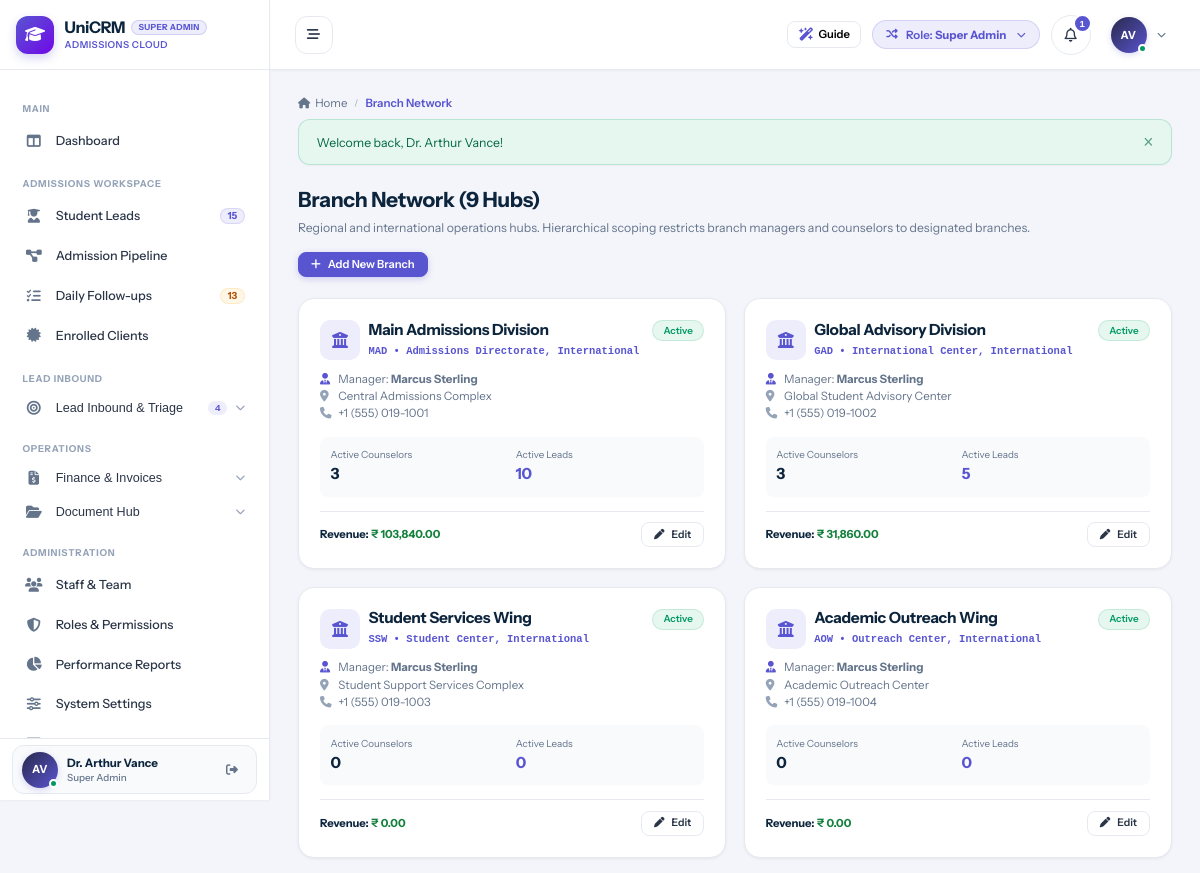
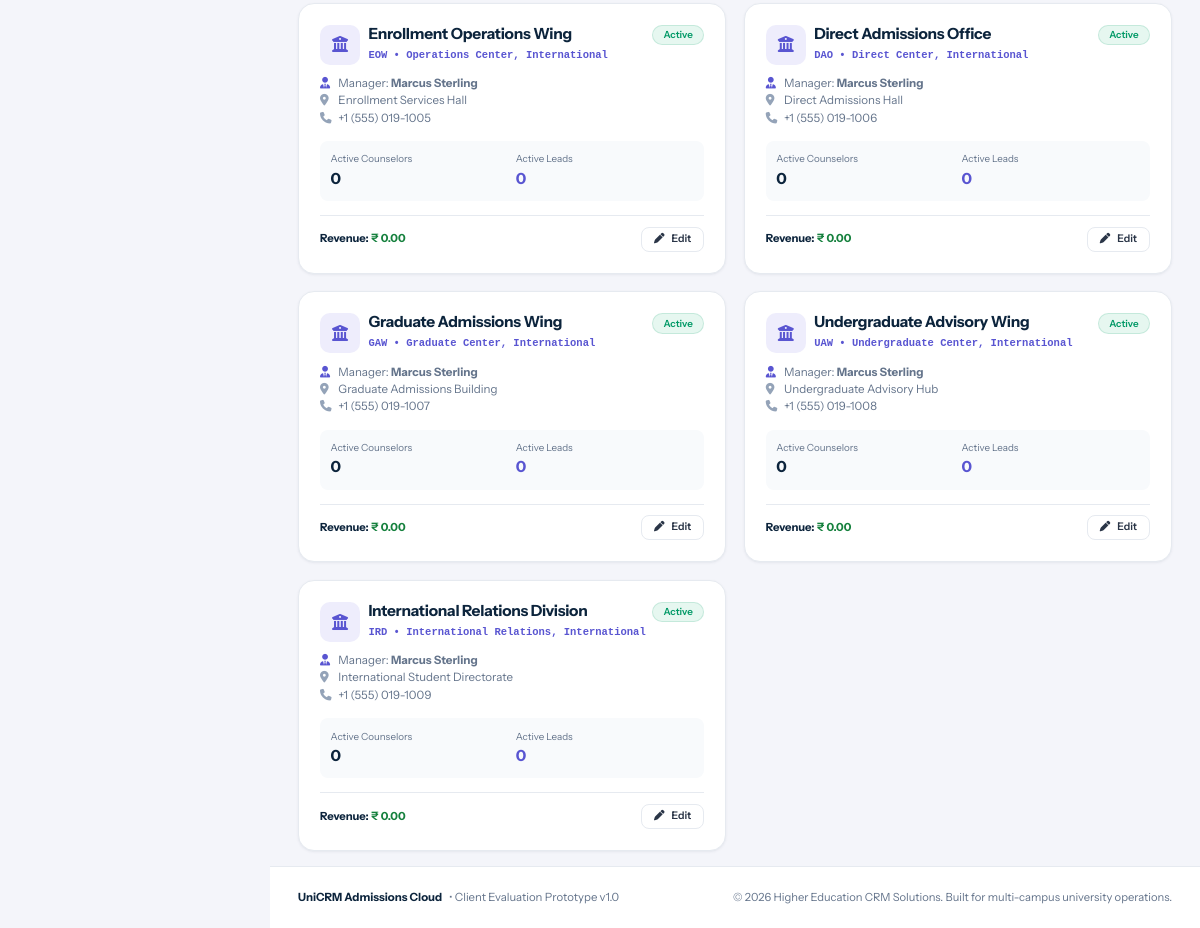
Page /organization/branches.php (signed in) on the committed database (2 pictures, top to bottom).
### tables this page shows
CREATE TABLE `users` (
  `id` int(11) NOT NULL AUTO_INCREMENT,
  `branch_id` int(11) DEFAULT NULL,
  `role_id` int(11) NOT NULL,
  `manager_id` int(11) DEFAULT NULL,
  `reporting_manager_id` int(11) DEFAULT NULL,
  `name` varchar(150) NOT NULL,
  `email` varchar(150) NOT NULL,
  `password` varchar(255) NOT NULL,
  `phone` varchar(50) DEFAULT NULL,
  `designation` varchar(100) DEFAULT NULL,
  `avatar` varchar(255) DEFAULT NULL,
  `status` enum('Active','Inactive') DEFAULT 'Active',
  `created_at` datetime DEFAULT current_timestamp(),
  `updated_at` datetime DEFAULT NULL ON UPDATE current_timestamp(),
  PRIMARY KEY (`id`),
  UNIQUE KEY `email` (`email`),
  KEY `idx_branch` (`branch_id`),
  KEY `idx_role` (`role_id`),
  KEY `idx_manager` (`manager_id`)
);

CREATE TABLE `roles` (
  `id` int(11) NOT NULL AUTO_INCREMENT,
  `name` varchar(50) NOT NULL,
  `label` varchar(100) NOT NULL,
  `description` text DEFAULT NULL,
  `created_at` datetime DEFAULT current_timestamp(),
  PRIMARY KEY (`id`),
  UNIQUE KEY `name` (`name`)
);

CREATE TABLE `branches` (
  `id` int(11) NOT NULL AUTO_INCREMENT,
  `name` varchar(100) NOT NULL,
  `code` varchar(20) NOT NULL,
  `city` varchar(100) NOT NULL,
  `state` varchar(100) NOT NULL DEFAULT 'Kerala',
  `country` varchar(100) NOT NULL DEFAULT 'India',
  `phone` varchar(50) DEFAULT NULL,
  `email` varchar(150) DEFAULT NULL,
  `address` text DEFAULT NULL,
  `manager_id` int(11) DEFAULT NULL,
  `status` enum('Active','Inactive') DEFAULT 'Active',
  `created_at` datetime DEFAULT current_timestamp(),
  `updated_at` datetime DEFAULT NULL ON UPDATE current_timestamp(),
  PRIMARY KEY (`id`),
  UNIQUE KEY `code` (`code`)
);

### organization/branches.php (the view, shortened to what the rows shown need)
<?php
require_once __DIR__ . '/../config/database.php';
require_once __DIR__ . '/../config/helpers.php';
require_once __DIR__ . '/../includes/auth.php';
require_login();
$sql = "
    SELECT b.*, u.name as manager_name,
           (SELECT COUNT(*) FROM users WHERE branch_id = b.id AND status = 'Active') as staff_count,
           (SELECT COUNT(*) FROM leads WHERE branch_id = b.id AND is_archived = 0) as active_leads_count,
           (SELECT COALESCE(SUM(invoiced_total), 0) FROM leads WHERE branch_id = b.id AND is_customer = 1 AND is_archived = 0) as branch_revenue
    FROM branches b
    LEFT JOIN users u ON b.manager_id = u.id
    ORDER BY b.id ASC
";
$branches = $pdo->query($sql)->fetchAll();
include __DIR__ . '/../includes/header.php';
?>
<div class="page-header" style="display:flex; justify-content:space-between; align-items:flex-start; margin-bottom:1.5rem; flex-wrap:wrap; gap:1rem;">
  <div>
    <h1 style="font-size:1.5rem; font-weight:700; color:var(--text-heading); margin:0 0 0.35rem 0;">Branch Network (9 Hubs)</h1>
  </div>
</div>
<div style="display:grid; grid-template-columns:repeat(auto-fit, minmax(320px, 1fr)); gap:1.25rem;">
  <?php foreach ($branches as $b): ?>
    <div class="card" style="padding:1.5rem; display:flex; flex-direction:column; justify-content:space-between;">
      <div>
        <div style="display:flex; justify-content:space-between; align-items:flex-start; margin-bottom:0.75rem;">
          <div style="display:flex; align-items:center; gap:0.6rem;">
            <div style="width:40px; height:40px; border-radius:10px; background:var(--primary-subtle); color:var(--primary); display:flex; align-items:center; justify-content:center; font-size:1.15rem; font-weight:800;">
              <i class="fa-solid fa-building-columns"></i>
            </div>
            <div>
              <h3 style="font-size:1.1rem; font-weight:800; color:var(--text-heading); margin:0; line-height:1.1;">
                <?= htmlspecialchars($b['name']) ?>
              </h3>
              <span style="font-family:monospace; font-size:0.75rem; font-weight:700; color:var(--primary);">
                <?= htmlspecialchars($b['code']) ?> &bull; <?= htmlspecialchars($b['city']) ?>, <?= htmlspecialchars($b['country']) ?>
              </span>
            </div>
          </div>
          <span class="badge <?= $b['status'] === 'Active' ? 'badge-success' : 'badge-danger' ?>" style="font-size:0.7rem;">
            <?= htmlspecialchars($b['status']) ?>
          </span>
        </div>
        <div style="font-size:0.825rem; color:var(--text-muted); line-height:1.5; margin-bottom:1rem;">
          <div><i class="fa-solid fa-user-tie" style="width:16px; color:var(--primary);"></i> Manager: <strong><?= htmlspecialchars($b['manager_name'] ?: 'Pending Assignment') ?></strong></div>
          <div><i class="fa-solid fa-location-dot" style="width:16px; color:var(--text-light);"></i> <?= htmlspecialchars($b['address'] ?: 'Regional Office') ?></div>
          <div><i class="fa-solid fa-phone" style="width:16px; color:var(--text-light);"></i> <?= htmlspecialchars($b['phone'] ?: '+91 484 2900000') ?></div>
        </div>
        <div style="display:grid; grid-template-columns:1fr 1fr; gap:0.5rem; background:var(--bg-subtle); border-radius:8px; padding:0.75rem; font-size:0.8rem; margin-bottom:1rem;">
          <div>
            <span style="color:var(--text-muted); display:block; font-size:0.7rem;">Active Counselors</span>
            <strong style="font-size:1.1rem; color:var(--text-heading);"><?= (int)$b['staff_count'] ?></strong>
          </div>
          <div>
            <span style="color:var(--text-muted); display:block; font-size:0.7rem;">Active Leads</span>
            <strong style="font-size:1.1rem; color:var(--primary);"><?= (int)$b['active_leads_count'] ?></strong>
          </div>
        </div>
      </div>
      <div style="display:flex; justify-content:space-between; align-items:center; border-top:1px solid var(--border-color); padding-top:0.75rem; font-size:0.8rem;">
        <span style="font-weight:700; color:var(--text-heading);">
          Revenue: <span style="color:#15803d;"><?= format_currency($b['branch_revenue']) ?></span>
        </span>
        <?php if (is_super_admin()): ?>
          <button type="button" class="btn btn-outline btn-sm" style="font-size:0.75rem;" onclick="editBranch(<?= htmlspecialchars(json_encode($b)) ?>)">
            <i class="fa-solid fa-pen"></i> Edit
          </button>
        <?php endif; ?>
      </div>
    </div>
  <?php endforeach; ?>
</div>
<?php include __DIR__ . '/../includes/footer.php'; ?>

### includes/header.php (shortened to what the rows shown need)
<?php
require_once __DIR__ . '/auth.php';
$currentUser = current_user();
$unreadNotifCount = $currentUser ? get_unread_notifications_count($currentUser['id']) : 0;
?>
<!DOCTYPE html>
<html lang="en">
<head>
  <link rel="stylesheet" href="https://cdnjs.cloudflare.com/ajax/libs/font-awesome/6.5.1/css/all.min.css">
  <link rel="stylesheet" href="<?= base_url('assets/css/style.css') ?>">
</head>
<body>
<div id="app-layout">
  <?php include __DIR__ . '/sidebar.php'; ?>
  <div id="main-wrapper">
    <header id="top-navbar">
      <div class="navbar-right">
        <div class="role-switcher-dropdown" style="position: relative;">
          <button type="button" class="role-switcher-btn" id="role-switcher-btn" title="Simulate different role permissions">
            <span>Role: <strong><?= htmlspecialchars($currentUser['role_label'] ?? 'Guest') ?></strong></span>
          </button>
        </div>
        <div style="position: relative;">
          <button type="button" class="notification-bell-btn" id="notif-bell-btn" title="Notifications">
            <i class="fa-regular fa-bell"></i>
            <?php if ($unreadNotifCount > 0): ?>
              <span class="notification-counter"><?= $unreadNotifCount ?></span>
            <?php endif; ?>
          </button>
        </div>
        <div style="position: relative;">
          <button type="button" class="profile-dropdown-btn" id="user-profile-btn">
            <div class="user-avatar-sm online">
              <?= user_initials($currentUser['name'] ?? 'U') ?>
            </div>
            <i class="fa-solid fa-chevron-down" style="font-size:0.65rem; color:var(--text-muted);"></i>
          </button>
        </div>
      </div>
    </header>
    <main class="content-area">

### includes/sidebar.php (shortened to what the rows shown need)
<?php
$currentUser = current_user();
?>
<aside id="sidebar">
<?php
$rawRoleLabel = $currentUser['role_label'] ?? 'Staff';
$headerRoleBadge = $rawRoleLabel;
?>
  <div class="sidebar-header" id="sidebar-brand-header">
    <a href="<?= base_url('dashboard/index.php') ?>" class="brand-wrapper">
      <div class="brand-text">
        <div class="brand-title-row">
          <h1 class="brand-title">UniCRM</h1>
          <span class="sidebar-role-badge sidebar-demo-badge" title="<?= htmlspecialchars($rawRoleLabel) ?>"><?= htmlspecialchars($headerRoleBadge) ?></span>
        </div>
      </div>
    </a>
  </div>
  <div class="sidebar-user">
    <div class="sidebar-user-card">
      <div class="user-snippet">
        <div class="user-avatar-sm online" title="<?= htmlspecialchars($currentUser['name'] ?? 'User') ?>">
          <?= user_initials($currentUser['name'] ?? 'U') ?>
        </div>
        <div class="user-info">
          <span class="user-name" title="<?= htmlspecialchars($currentUser['name'] ?? 'User') ?>"><?= htmlspecialchars($currentUser['name'] ?? 'User') ?></span>
          <span class="user-role"><?= htmlspecialchars($currentUser['role_label'] ?? 'Staff') ?></span>
        </div>
      </div>
    </div>
  </div>
</aside>

### rows in the picture
users: role.label "SUPER ADMIN", name "AV", name "Dr. Arthur Vance", role.label "Super Admin", id "1"
users: branch.name "Main Admissions Division", branch.code "MAD", branch.city "Admissions Directorate", branch.country "International", branch.status "Active", name "Marcus Sterling", branch.address "Central Admissions Complex", branch.phone "+1 (555) 019-1001", staff_count "3", active_leads_count "10", branch_revenue "₹ 103,840.00", branches.name "Global Advisory Division", branches.code "GAD", branches.city "International Center", branches.country "International", branches.status "Active", branches.address "Global Student Advisory Center", branches.phone "+1 (555) 019-1002", active_leads_count "5", branch_revenue "₹ 31,860.00", branches.name "Student Services Wing", branches.code "SSW", branches.city "Student Center", branches.address "Student Support Services Complex", branches.phone "+1 (555) 019-1003", staff_count "0", active_leads_count "0", branch_revenue "₹ 0.00", branches.name "Academic Outreach Wing", branches.code "AOW", branches.city "Outreach Center", branches.address "Academic Outreach Center", branches.phone "+1 (555) 019-1004", branches.name "Enrollment Operations Wing", branches.code "EOW", branches.city "Operations Center", branches.address "Enrollment Services Hall", branches.phone "+1 (555) 019-1005", branches.name "Direct Admissions Office", branches.code "DAO", branches.city "Direct Center", branches.address "Direct Admissions Hall", branches.phone "+1 (555) 019-1006", branches.name "Graduate Admissions Wing", branches.code "GAW", branches.city "Graduate Center", branches.address "Graduate Admissions Building", branches.phone "+1 (555) 019-1007", branches.name "Undergraduate Advisory Wing", branches.code "UAW", branches.city "Undergraduate Center", branches.address "Undergraduate Advisory Hub", branches.phone "+1 (555) 019-1008", branches.name "International Relations Division", branches.code "IRD", branches.city "International Relations", branches.address "International Student Directorate", branches.phone "+1 (555) 019-1009"

### other values in the picture
$sidebarActiveLeadsCount "15"
$sidebarTotalTasks "13"
$sidebarWebLeadsCount "4"
$pageTitle "Branch Network"
$flash['message'] "Welcome back, Dr. Arthur Vance!"
